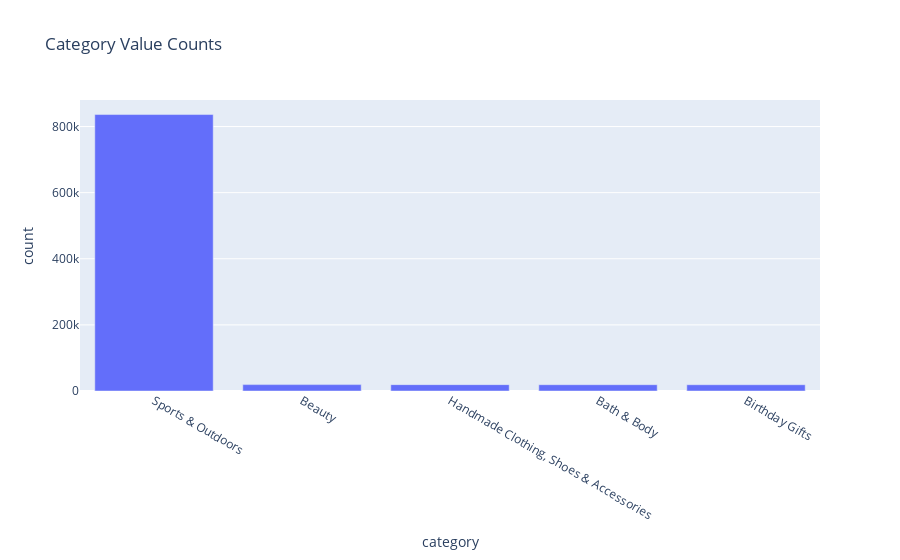

Write notebook code for a chart like this one.
### Code cell
fig = px.bar(top_5_frequency_table, x='category', y='count', title='Category Value Counts')

# Show the plot
fig.show()

### Figure 1 — Plotly figure (JSON) as saved in the notebook; plotly's stock layout.template omitted (floating-point values rounded to 4 significant figures)
{"data": [{"alignmentgroup": "True", "hovertemplate": "category=%{x}<br>count=%{y}<extra></extra>", "legendgroup": "", "marker": {"color": "#636efa", "pattern": {"shape": ""}}, "name": "", "offsetgroup": "", "orientation": "v", "showlegend": false, "textposition": "auto", "type": "bar", "x": ["Sports & Outdoors", "Beauty", "Handmade Clothing, Shoes & Accessories", "Bath & Body", "Birthday Gifts"], "xaxis": "x", "y": [836265, 19312, 19229, 19092, 18978], "yaxis": "y"}], "layout": {"barmode": "relative", "legend": {"tracegroupgap": 0}, "title": {"text": "Category Value Counts"}, "xaxis": {"anchor": "y", "domain": [0, 1], "title": {"text": "category"}}, "yaxis": {"anchor": "x", "domain": [0, 1], "title": {"text": "count"}}}}
